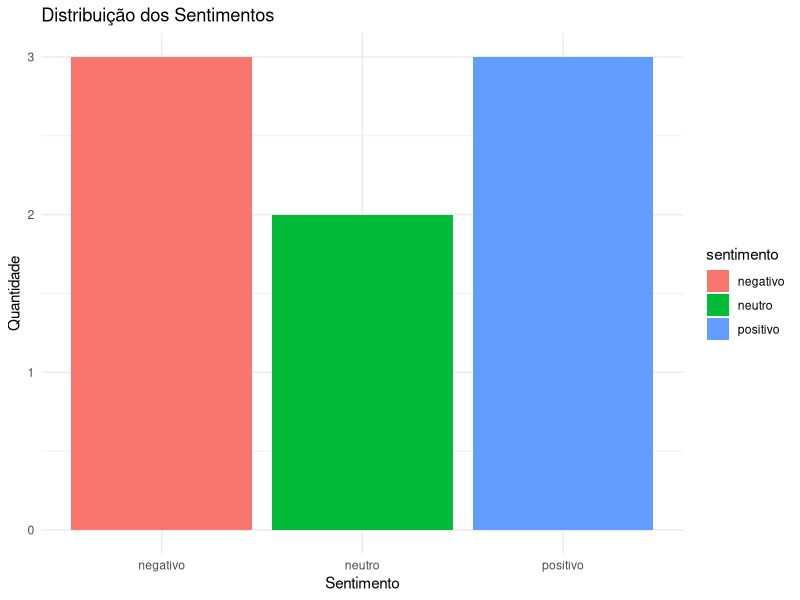

Source code (R):
# Instalar os pacotes (roda só uma vez)
install.packages("tidytext")
install.packages("dplyr")
install.packages("tidyr")  # Usado para pivot_wider()
install.packages("ggplot2")  # Instalar o pacote ggplot2 (se ainda não estiver instalado)

# Carregar os pacotes
library(tidytext)
library(dplyr)
library(tidyr)
library(ggplot2)  # Carregar o pacote ggplot2

# Dicionário de sentimentos em português
dicionario_sentimentos <- data.frame(
  palavra = c("feliz", "alegre", "ótimo", "incrível", "bom", "excelente", "emocionante", "maravilhoso",
              "triste", "horrível", "péssimo", "ruim", "chato", "decepcionante", "lento", "insuportável"),
  sentimento = c("positivo", "positivo", "positivo", "positivo", "positivo", "positivo", "positivo", "positivo",
                 "negativo", "negativo", "negativo", "negativo", "negativo", "negativo", "negativo", "negativo"),
  stringsAsFactors = FALSE
)

# Função para analisar vários textos de uma vez
analisar_sentimentos <- function(textos) {
  # Cria um data frame com os textos
  df_textos <- data.frame(id = seq_along(textos), texto = textos, stringsAsFactors = FALSE)
  
  # Quebra os textos em palavras (tokenização)
  palavras_encontradas <- df_textos %>%
    unnest_tokens(palavra, texto) %>%
    inner_join(dicionario_sentimentos, by = "palavra") %>%
    count(id, sentimento)
  
  # Junta as contagens com os textos originais
  resultados <- df_textos %>%
    left_join(palavras_encontradas %>%
                pivot_wider(names_from = sentimento, values_from = n, values_fill = 0),
              by = "id") %>%
    mutate(
      positivo = ifelse(is.na(positivo), 0, positivo),
      negativo = ifelse(is.na(negativo), 0, negativo),
      sentimento = case_when(
        positivo > negativo ~ "positivo",
        negativo > positivo ~ "negativo",
        TRUE ~ "neutro"
      )
    ) %>%
    select(texto, sentimento)
  
  return(resultados)
}

# Exemplo de uso com vários textos
textos <- c(
  "Estou muito feliz com o resultado, foi ótimo!",
  "Que dia horrível, tudo deu errado.",
  "A comida estava boa, mas o atendimento foi ruim.",
  "Não sei o que sentir sobre isso.",
  "Um filme excelente e emocionante!",
  "O atendimento foi péssimo, mas o produto era bom.",
  "Tudo aconteceu de forma maravilhosa, estou alegre.",
  "O filme foi chato e muito lento."
)

# Executar a análise
resultados <- analisar_sentimentos(textos)

# Ver os resultados
print(resultados)

# Gerar um gráfico de barras para visualizar os sentimentos
grafico <- resultados %>%
  count(sentimento) %>%
  ggplot(aes(x = sentimento, y = n, fill = sentimento)) +
  geom_bar(stat = "identity") +
  labs(
    title = "Distribuição dos Sentimentos",
    x = "Sentimento",
    y = "Quantidade"
  ) +
  theme_minimal()

# Exibir o gráfico
print(grafico)
